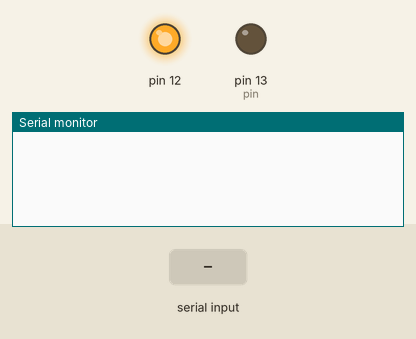
Recording of a sketch running on a simulated Arduino Uno, built with avr-gcc and run on an emulated ATmega328P. On the bench: output pins drawn as LEDs (lit = HIGH), the last lines printed to the serial monitor. The inputs (shaded band) are chosen by the test bench. The local clock reads 2024-03-15 10:24:30 at power-on unless the sketch sets it.

Above: at 1.2 s.
1.3 s: "start time debug\n" received over Serial
At 2.1 s:
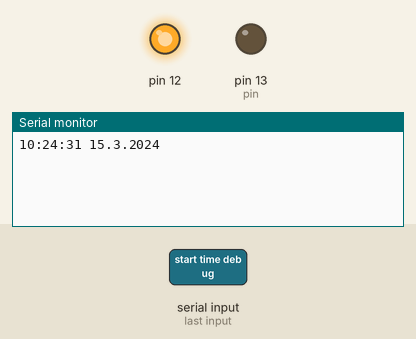
3.8 s: "state\n" received over Serial
At 4.2 s:
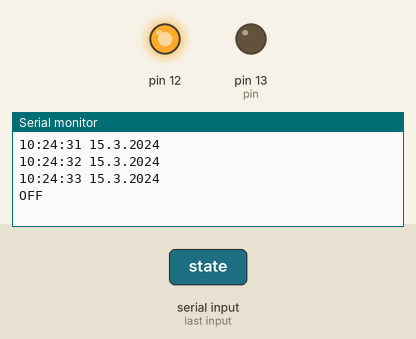
5.3 s: "schedule\n" received over Serial
Timing chart, 0 to 8.3 s (numbered marks = the images above; inputs shaded):
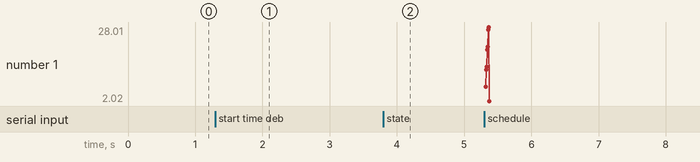

Measured:
- after the input at 1.3 s, the serial monitor: prints a new line at once (image 1)
- after the input at 3.8 s, the serial monitor: prints a new line at once (image 2)

The sketch:

schedule.ino
```cpp
#include "schedule.h"

template <typename T>
Schedule<T>::Schedule(T year, T month) : size{0} {
  // calculation of yeay reminder (if program is ran before NY)
  uint8_t calc_year_rem = (month > 6) ? 1 : 0; // it is necessary to add 1 to year, because it generates schedule for Januay
  fill_sch(year+calc_year_rem); // fill an array
}

// !!!This algorithm is optimalized espetially for January and February!!!
// It doesn't work for other months
template <typename T>
T Schedule<T>::day_n(T d, T m, T y) const {
  // it is an algorithm to find day of week, that is optimalized for January and February
  /* Sun - 0
   * ...
   * Sat - 6
   */
  T name, tmp;

  tmp = 23*m;
  name = tmp/9 + d + y + 4;

  --y;
  tmp = y/4;
  name += tmp;

  tmp = y/100;
  name -= tmp;

  tmp = y/400;
  name += tmp;

  return name%7;
}

template <typename T>
void Schedule<T>::fill_sch(T year){
  // this constructor make an array of Sundays and Saturnadys between 07.01 and 01.02 and additionaly 02.02
  T day, tmp;

  tmp = day_n(6,1, year); // it is a temporary var, that will be used to find first Saturday (or Sunday) after 06.01

  tmp=6-tmp;
  if(!tmp) tmp=1;

  // set first day to be checked
  day=6+tmp;

  int i=0;
  for(; i<BASIC_SIZE; ++i){
    if(day == 32){
      sch[i] = {1, 2};
      break;
    }
    else if(day < 32){
      sch[i] = {day, 1};

      if(day_n(day, 1, year) == 6) day += 1;
      else day += 6;
    }
    else {
      i-=1;
      break;
    }
  }

  size = i+2;

  // add 02.02 at the end
  sch[size-1] = {2,2};
}

template <typename T>
void Schedule<T>::print() const{
  Serial.println("Schedule:");
  for(int i=0; i < size; ++i){
      T d = sch[i].day;
      T m = sch[i].month;

      if(d<10) Serial.print("0");
      Serial.print(d);

      Serial.print(".");

      if(m<10) Serial.print("0");
      Serial.println(m);

  }

  Serial.print("Size: ");
  Serial.println(size);
}

template <typename T>
bool Schedule<T>::check_date(T _day, T _mon) const {
  for(auto p=sch; p != sch+size; ++p){
    if(p->day == _day && p->month == _mon){
      return true; // true if any from list matches
    }
  }

  return false; // false if none from list matches
}
```

auto_lights.ino
```cpp
/*  Program to control christmas lights
 *  Relay 230V - turning on by LOW
 *  RTC I2C
 *  Arduino 5V
 */

#include "lights.h"
#include "schedule.h"
#include <Wire.h>
#include "RTClib.h" // Real time clock

// turn lights on every day 24.12-06.01
#define CHRISTMAS(d, m) (((m)==12 && (d)>=24) || ((m)==1 && (d)<=6))

#define CHECK_INTERVAL 12000
#define CLOCK_INTERVAL (time_debug ? 1000 : CHECK_INTERVAL)

RTC_DS1307 RTC;

void readTime(); // save time to global variables
void lState(); // Turn on/off lights on time
void print_time();


short hours, minutes, sec, day_n, mon_n, year_n; // Time variables
long long last_check=-CHECK_INTERVAL, last_read=0;
bool time_debug=false;

// Controller pin 12
// Turn on by low but now turn it off (it's default state)
Lights lights_ctrl(12, LOW);
Schedule<short> cal; // save dates as short variables


////////////////////////////START////////////////////////////
void setup()
{
  Serial.begin(9600);

  // Turn off diode at pin no. 13 (to save energy)
  pinMode(13, OUTPUT);
  digitalWrite(13, LOW);

  // Init RTC
  Wire.begin();
  RTC.begin();
  // following line sets the RTC to the date & time this sketch was compiled
  // RTC.adjust(DateTime(__DATE__, __TIME__)); // Uncomment to set the clock

  readTime();
  cal = Schedule<short>(year_n, mon_n); // initialize schedule

  // turn on in case of restart
  if ((CHRISTMAS(day_n, mon_n) || cal.check_date(day_n, mon_n)) && hours >= 16 && hours < 23) {
      lights_ctrl.turn_on();
    }
}

void loop()
{
  if(millis()-last_read >= CLOCK_INTERVAL){
    last_read = millis();
    // Get time now
    readTime();

    if(time_debug) print_time();
  }

  if(millis()-last_check >= CHECK_INTERVAL){
    last_check = millis();

    // Turn on every day in December
    // Turn on every day until 06.01 (Three Kings' Day)
    // Then only wheekends
    if (CHRISTMAS(day_n, mon_n) || cal.check_date(day_n, mon_n)) {
      lState();
    }
  }
}

void serialEvent(){
  String c = Serial.readStringUntil('\n');

  if(c == "start time debug"){
    time_debug=true;
  } else if(c == "stop time debug"){
    time_debug=false;
  } else if(c == "time"){
    readTime();
    print_time();
  } else if(c == "state"){
    Serial.println(lights_ctrl.get_state() ? "ON" : "OFF");
  } else if(c == "schedule"){
    cal.print();
  } else if(c == "help") {
    Serial.println("start time debug");
    Serial.println("stop time debug");
    Serial.println("time");
    Serial.println("state");
    Serial.println("schedule");
  } else {
    Serial.println("Unknown command\nTry 'help'");
  }
}
////////////////////////////STOP////////////////////////////


void readTime(){
  // sign time to global variables
  DateTime now = RTC.now();// Getting the current Time and storing it into a DateTime object

  hours = now.hour();
  minutes = now.minute();
  sec = now.second();

  day_n = now.day();
  mon_n = now.month();
  year_n = now.year();
}

void lState(){
  // Turn on/off lights on time
  if (hours == 16 && minutes == 0) lights_ctrl.turn_on(); // Turn on at 16:00
  if ((hours == 23 && minutes == 0) && !((day_n == 24 || day_n == 31) && mon_n == 12)) lights_ctrl.turn_off();  // Turn off at 23:00 if today is not 24.12/31.12
  if (((day_n == 25 && mon_n == 12) || (day_n == 1 && mon_n == 1)) && (hours == 2 && minutes == 0)) lights_ctrl.turn_off(); // Turn off if 2:00 and today is 25.12 of 01.01 (night after 24.12/31.12)
}

void print_time(){
  // debug
  Serial.print(hours);
  Serial.print(":");
  if(minutes<10) Serial.print(0);
  Serial.print(minutes);
  Serial.print(":");
  if(sec<10) Serial.print(0);
  Serial.print(sec);

  Serial.print(" ");
  Serial.print(day_n);
  Serial.print(".");
  Serial.print(mon_n);
  Serial.print(".");
  Serial.println(year_n);
}
```

lights.h
```cpp
#ifndef LIGHTS_H
#define LIGHTS_H

class Lights{
  private:
  bool state;
  bool ON;
  short pin;

  public:
  /**
   * state to ON is LOW
   * default pin is 13
   * default it is OFF
   */
  Lights();

  /**
   * state to ON is LOW
   * default pin is p
   * default it is OFF
   */
  Lights(short p);

  /**
   * state to ON is on_ver
   * default pin is p
   * default it is OFF
   */
  Lights(short p, bool on_ver);

  // returns current lights state
  bool get_state() const {return state==ON;}

  // better not to use set_state()
  // you should choose turn_on() or turn_off()
  void set_state(bool o_f);

  // turning on/off the lights
  void turn_on();
  void turn_off();
};

#endif
```

lights.ino
```cpp
#include "lights.h"

Lights::Lights(){
  // default setup

  ON = LOW; // default turn on by low
  pin = 13; // default pin
  pinMode(pin, OUTPUT); // init

  // turn off by dafault
  turn_off();
}

Lights::Lights(short p){
  // set pin to control the lights

  ON = LOW; // default turn on by low
  pin = p;  // set pin number

  pinMode(pin, OUTPUT); // init

  // turn off by dafault
  turn_off();
}

Lights::Lights(short p, bool on_ver){
  // set pin
  // and state that turns on the lights

  ON = on_ver; // set turn on state
  pin = p;  // set pin number

  pinMode(pin, OUTPUT);

  // turn off by dafault
  turn_off();
}


void Lights::set_state(bool o_f){
  // set o_f state on control pin
  // not recommanded to use

  state = o_f;
  digitalWrite(pin, state);
}

// turn on/off
// it is better to use than set_state()
void Lights::turn_on(){
  set_state(ON);
}
void Lights::turn_off(){
  set_state(!ON);
}
```

schedule.h
```cpp
#ifndef SCHEDULE_H
#define SCHEDULE_H

#define BASIC_SIZE 9
/**
 * it holds short date (day and month)
 * it is template to fit type
 * e.g. if you want to save memory
 */
template <typename T>
struct date{
  T day;
  T month;
};

/**
 * this class stores the days when to turn lights on
 * in this case we assign here weekends in January an February
 */
template <typename T>
class Schedule{
  public:
  /**
   * default constructor
   */
  Schedule() : size{0} {}

  /**
   * This constructor generates schedule depending on year
   * @param y current year at the time when it is called
   * @param m current month at the time when it is called
   */
  Schedule(T y, T m);

  /**
   * It prints the list of dates e.g. for debug
   */
  void print() const;

  /**
   * it checks the condition
   * if given date is in the list
   * @param _day day of date to be checked
   * @param _mon month of date to be checked
   * @return true if given day is in the schedule
   */
  bool check_date(T _day, T _mon) const;

  private:
  date<T> sch[BASIC_SIZE];
  uint8_t size;

  /**
   * this is algorithm that calculates day of week
   * @param d day of month
   * @param m month
   * @param y year that calculated day is in
   * @return day of week code e.g. Sunday - 0, Monday - 1, ..., Saturday - 6
   */
  T day_n(T d, T m, T y) const;

  /**
   * fills an array of dates with weekends between 07.01 and 01.02
   * depends on year (every year the weekends are the other days)
   * @param year this is year in which the weekends will be searched for
   */
  void fill_sch(T year);
};

#endif
```
